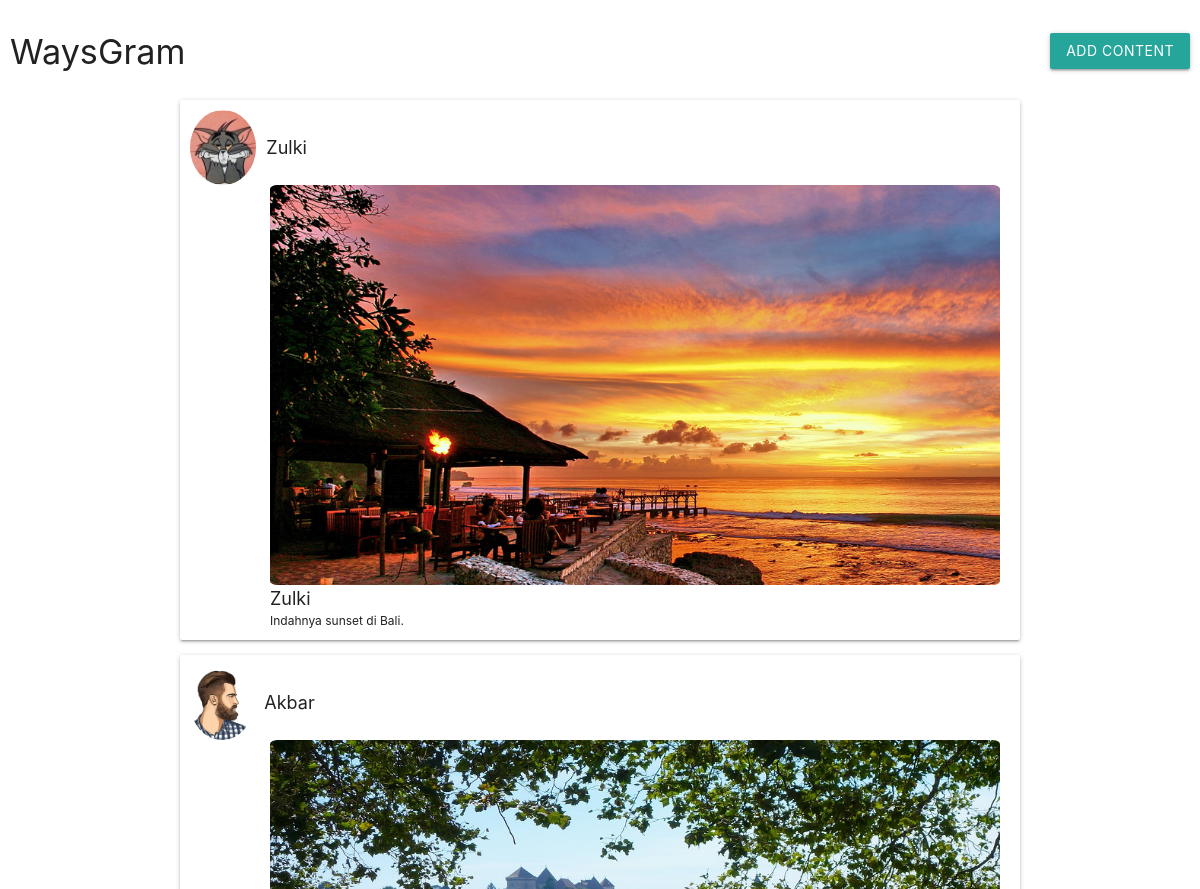
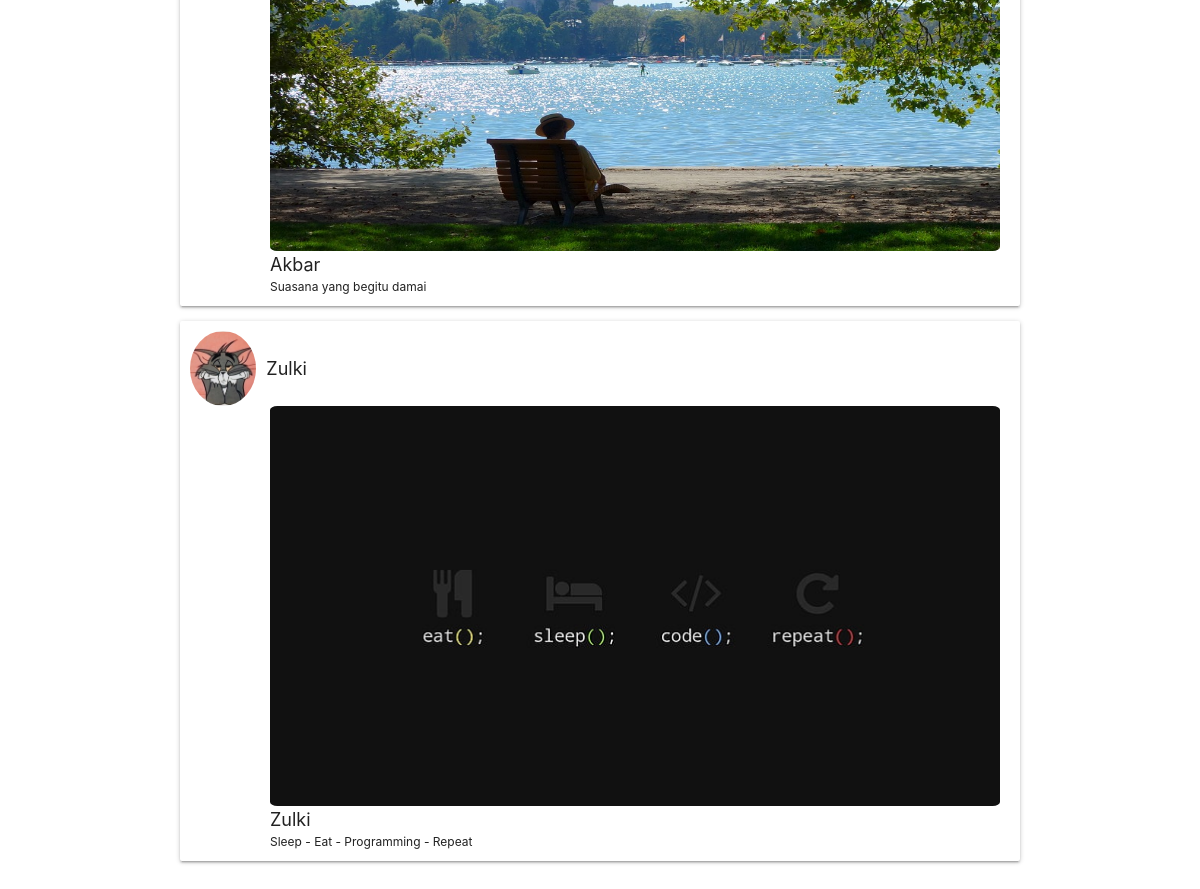
The page / on the database its author committed (2 pictures, top to bottom).
### tables this page shows
CREATE TABLE `post_tb` (
  `id` int NOT NULL,
  `content` text,
  `image` text,
  `id_user` int NOT NULL
);

CREATE TABLE `users_tb` (
  `id` int NOT NULL,
  `name` varchar(20) NOT NULL,
  `photo` text,
  `email` text NOT NULL,
  `password` varchar(20) NOT NULL
);

### index.php (the view, shortened to what this page needs)
<?php
include("connection.php");
$getData = mysqli_query($conn, "SELECT u.id, u.name, u.photo, u.email , p.id AS postid, p.content, p.image FROM `users_tb` AS u JOIN `post_tb` AS p WHERE `id_user` = u.id ORDER BY p.id DESC");
?>
<html>
    <head>
        <link rel="stylesheet" href="https://cdnjs.cloudflare.com/ajax/libs/materialize/1.0.0/css/materialize.min.css">
        <link rel="stylesheet" href="style.css">
    </head>
    <body>
        <div class="headers">
            <h4 class="judulweb">WaysGram</h4>
            <button class="btn-add btn waves-effect waves-light">Add Content</button>
        </div>
        <div class="container">
            <div class="row">
        <?php
            if(mysqli_num_rows($getData) > 0){
                while($Data = mysqli_fetch_array($getData)){
        ?>
                <div class="card" data-id="<?php echo $Data['postid'];?>">
                    <div class="users">
                        <img src="<?php echo $Data['photo']; ?>"/>
                        <div class="user-name"><?php echo $Data['name']; ?></div>
                    </div>
                    <div class="content">
                        <img src="<?php echo $Data['image']; ?>" />
                        <div class="user-name"><?php echo $Data['name']; ?></div>
                        <div class="user-content"><?php echo $Data['content']; ?></div>
                    </div>
                </div>
            <?php
                }
            }
            ?>
            </div>
        </div>
    </body>
</html>

### style.css (style rules this page uses)
.headers { position: relative; padding: 10px; align-items: center; }
.headers .judulweb { float: left; }
.headers .btn-add { float: right; line-height: 110%; margin: 1.52rem 0 .912rem 0; }
.container { position: relative; margin-top: 80px; }
.user-name { font-size: 1.2em; }
.user-content { font-size: 0.8em; }
.card { padding: 10px; }
.card .users { display: flex; width: 75px; height: 75px; align-items: center; }
.card .users img { width: 100%; height: 100%; border-radius: 50%; }
.card .users .user-name { margin-left: 10px; }
.card .content { margin-left: 70px; padding: 0 10px; }
.card .content img { width: 100%; height: 50%; border-radius: 1%; }

### rows shown on the page
post_tb: id_user.photo (picture), id_user.name "Zulki", image (picture), content "Indahnya sunset di Bali."
post_tb: id_user.photo (picture), id_user.name "Akbar", image (picture), content "Suasana yang begitu damai"
post_tb: id_user.photo (picture), id_user.name "Zulki", image (picture), content "Sleep - Eat - Programming - Repeat"
